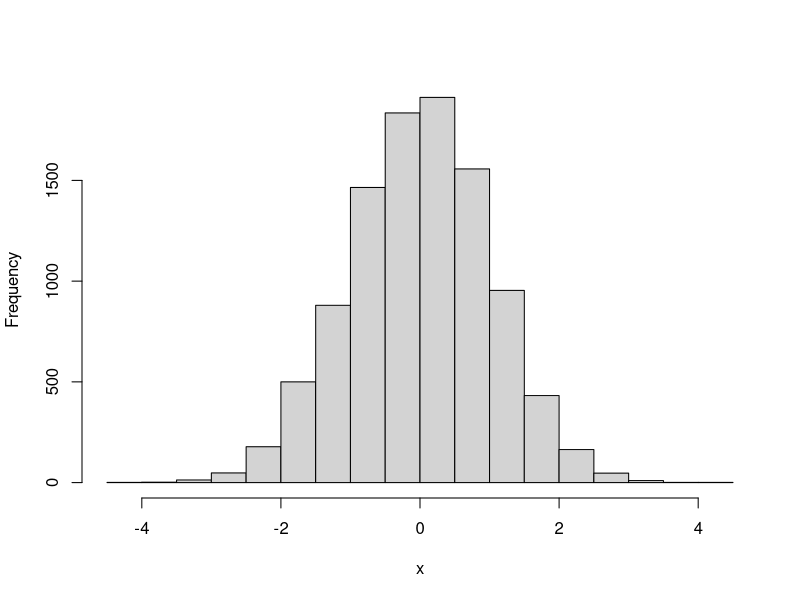

Here is the R script that generated this plot:
## ---- chunk 1
x11() 
hist(rnorm(10000), xlab="x", main="") 
savePlot(".\\figures\\HistRandValsStandNorm.eps", type = "eps") 
dev.off() 
